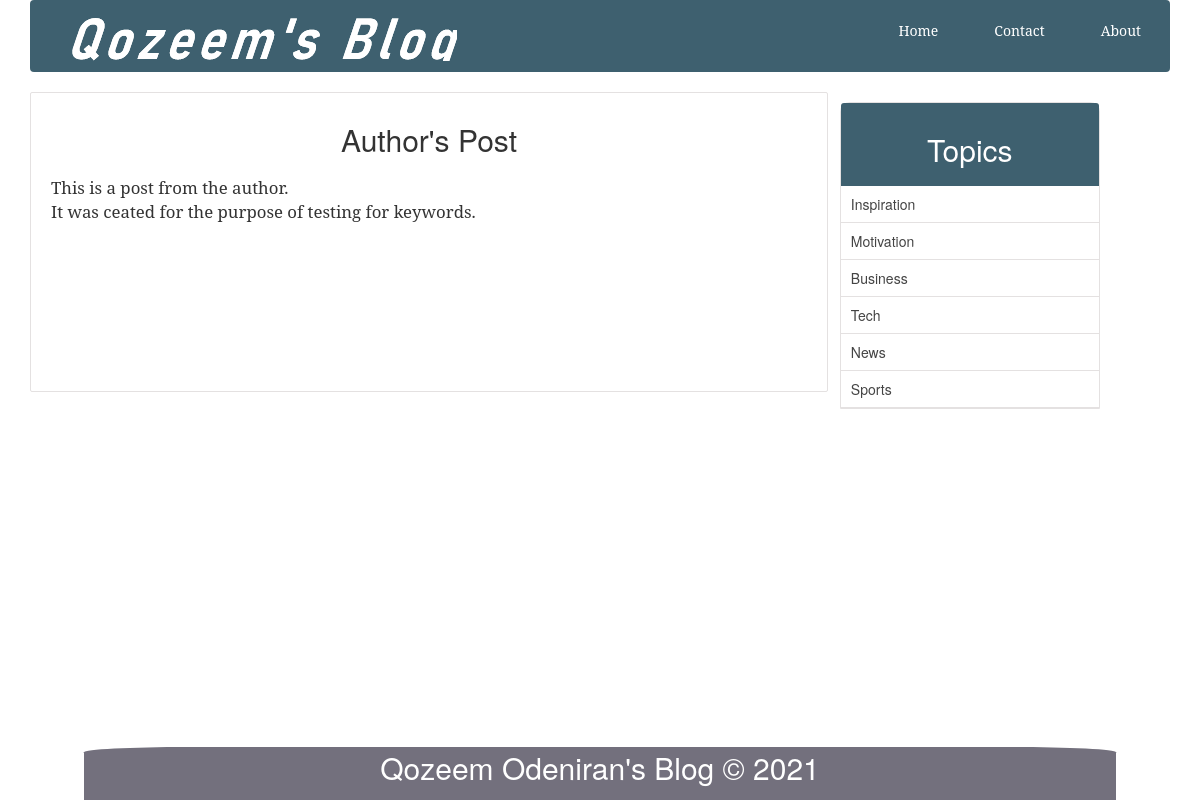
/single_post.php?post-slug=author-s-post, run on the app's committed database.
### tables this page shows
CREATE TABLE `posts` (
  `id` int(11) NOT NULL,
  `user_id` int(11) DEFAULT NULL,
  `author_username` varchar(256) NOT NULL,
  `author_role` varchar(256) NOT NULL,
  `title` varchar(255) NOT NULL,
  `slug` varchar(255) NOT NULL,
  `views` int(11) NOT NULL DEFAULT 0,
  `image` varchar(255) NOT NULL,
  `body` text NOT NULL,
  `keywords` text DEFAULT NULL,
  `published` tinyint(1) NOT NULL,
  `created_at` timestamp NOT NULL DEFAULT current_timestamp() ON UPDATE current_timestamp(),
  `updated_at` timestamp NOT NULL DEFAULT current_timestamp()
);

CREATE TABLE `topics` (
  `id` int(11) DEFAULT NULL,
  `name` varchar(255) DEFAULT NULL,
  `slug` varchar(255) DEFAULT NULL
);

### includes/public_functions.php (called while the page is built, shortened)
<?php
function getPostTopic($post_id){
	global $conn;
	$sql = "SELECT * FROM topics WHERE id=
			(SELECT topic_id FROM post_topic WHERE post_id=$post_id) LIMIT 1";
	$result = mysqli_query($conn, $sql);
	$topic = mysqli_fetch_assoc($result);
	return $topic;
}
function getPost($slug){
	global $conn;
	$post_slug = $_GET['post-slug'];
	$sql = "SELECT * FROM posts WHERE slug='$post_slug' AND published=true";
	$result = mysqli_query($conn, $sql);
	$post = mysqli_fetch_assoc($result);
	if ($post) {
		$post['topic'] = getPostTopic($post['id']);
	}
	return $post;
}
function getAllTopics()
{
	global $conn;
	$sql = "SELECT * FROM topics";
	$result = mysqli_query($conn, $sql);
	$topics = mysqli_fetch_all($result, MYSQLI_ASSOC);
	return $topics;
}
?>

### single_post.php (the view, shortened to what this page needs)
<?php  include('config.php'); ?>
<?php  include('includes/public_functions.php'); ?>
<?php
	if (isset($_GET['post-slug'])) {
		$post = getPost($_GET['post-slug']);
	}
	$topics = getAllTopics();
?>
<?php include('includes/head_section.php'); ?>
</head>
<body>
<div class="container">
		<?php include( ROOT_PATH . '/includes/navbar.php'); ?>
	<div class="content" >
		<div class="post-wrapper">
			<div class="full-post-div">
				<?php if ($post['published'] == false): ?>
					<h2 class="post-title">Sorry... This post has not been published</h2>
				<?php else: ?>
				<h2 class="post-title"><?php echo $post['title']; ?></h2>
				<div class="post-body-div">
					<?php echo html_entity_decode($post['body']); ?>
				</div>
				<?php endif ?>
			</div>
		</div>
		<div class="post-sidebar">
			<div class="card">
				<div class="card-header">
					<h2>Topics</h2>
				</div>
				<div class="card-content">
					<?php foreach ($topics as $topic): ?>
						<a
							href="<?php echo BASE_URL . 'filtered_posts.php?topic=' . $topic['id'] ?>">
							<?php echo $topic['name']; ?>
						</a>
					<?php endforeach ?>
				</div>
			</div>
		</div>
	</div>
</div>
<br>
<?php include( ROOT_PATH . '/includes/footer.php'); ?>

### static/css/public_styling.css (style rules this page uses)
* { margin: 0px; padding: 0px; }
html { height: 100%; box-sizing: border-box; }
body { position: relative; margin: 0; padding-bottom: 6rem; min-height: 100%; }
h1, h2, h3, h4, h5, h6 { color: #444; font-family: 'Averia Serif Libre', cursive; }
a { text-decoration: none; }
.container { width: 80%; margin: 0px auto; }
.content { margin: 5px auto; border-radius: 5px; min-height: 400px; }
.content:after { content: ""; display: block; clear: both; }
.content .post-wrapper { width: 70%; float: left; min-height: 250px; }
.full-post-div { min-height: 300px; padding: 20px; border: 1px solid #e4e1e1; border-radius: 2px; }
.full-post-div h2.post-title { margin: 10px auto 20px; text-align: center; }
.post-body-div { font-family: 'Noto Serif', serif; font-size: 1.2em; }
.post-body-div p { margin:20px 0px; }
.post-sidebar { width: 24%; float: left; margin-left: 5px; min-height: 400px; }
.post-sidebar .card { width: 95%; margin: 10px auto; border: 1px solid #e4e1e1; border-radius: 10px 10px 0px 0px; }
.post-sidebar .card .card-header { padding: 10px; text-align: center; border-radius: 3px 3px 0px 0px; background: #3E606F; }
.post-sidebar .card .card-header h2 { color: white; }
.post-sidebar .card .card-content a { display: block; box-sizing: border-box; padding: 8px 10px; border-bottom: 1px solid #e4e1e1; color: #444; }

### data on the page
posts: title "Author's Post", body "This is a post from the author. It was ceated for the purpose of testing for keywords."
topics: name "Inspiration"
topics: name "Motivation"
topics: name "Business"
topics: name "Tech"
topics: name "News"
topics: name "Sports"
